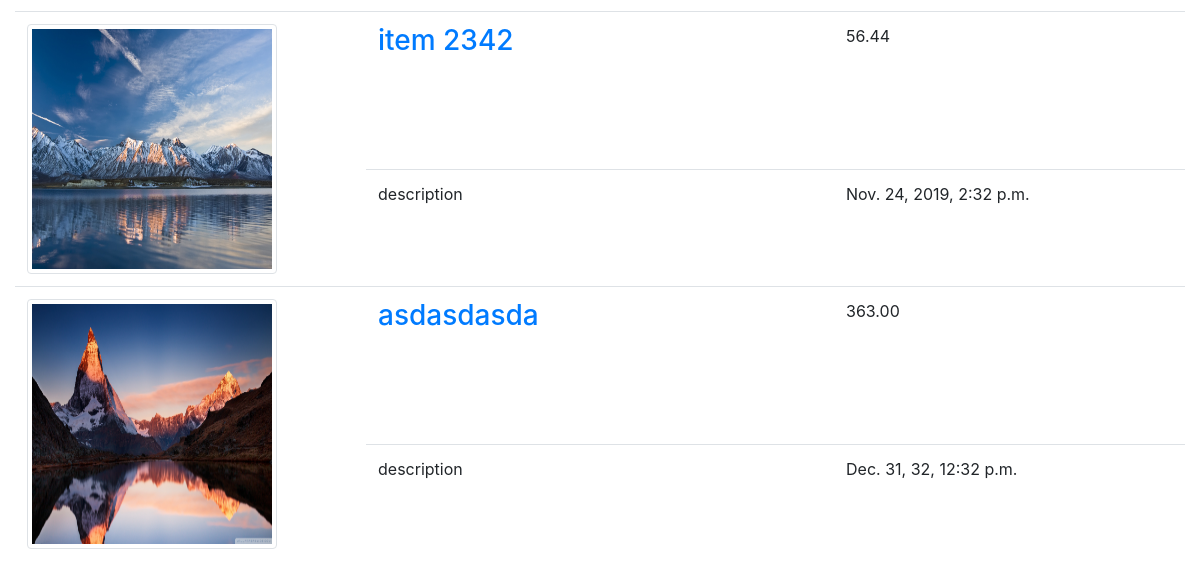
The app's page /auction/expired-listings/ (lower part), older data.
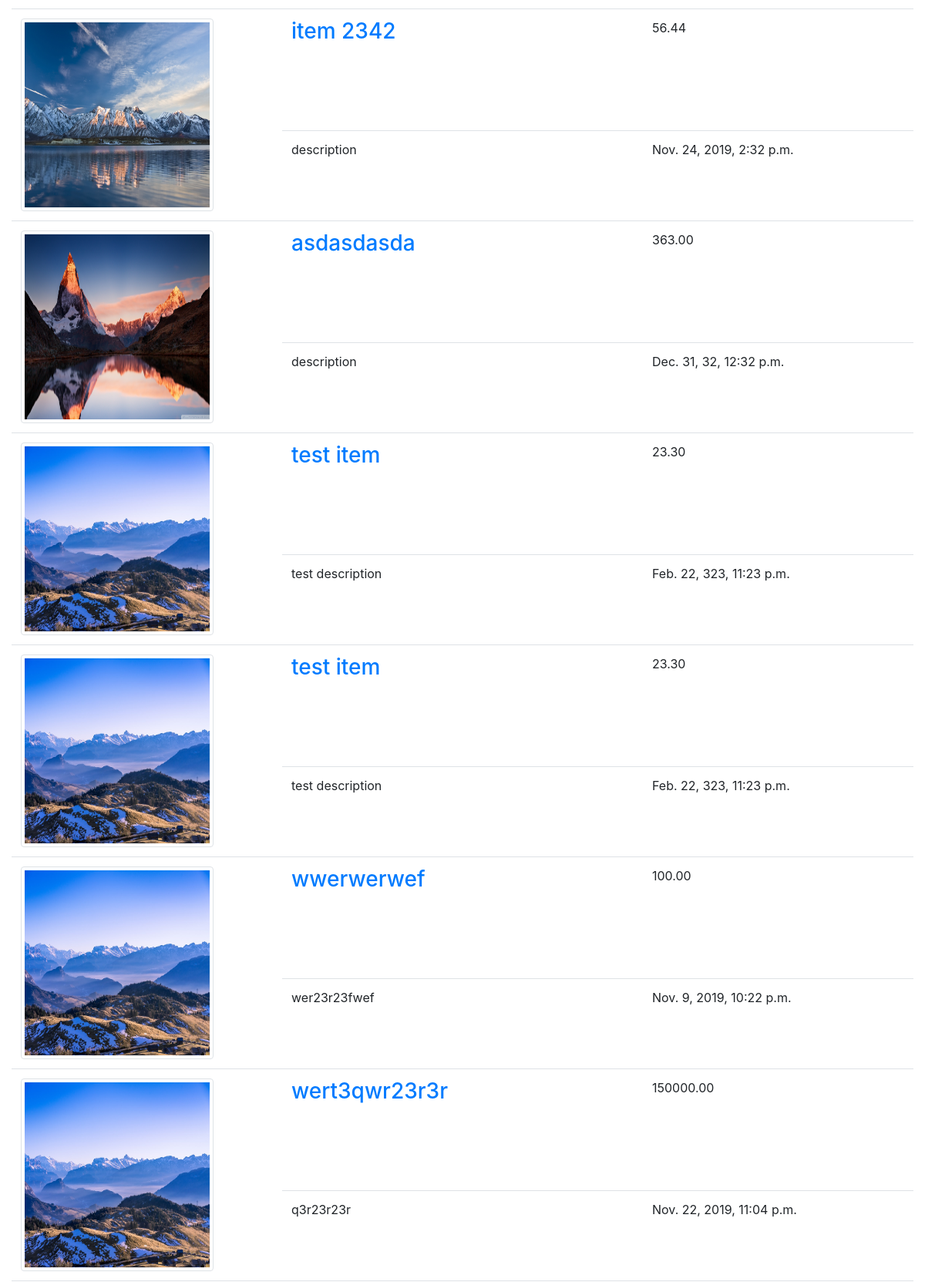
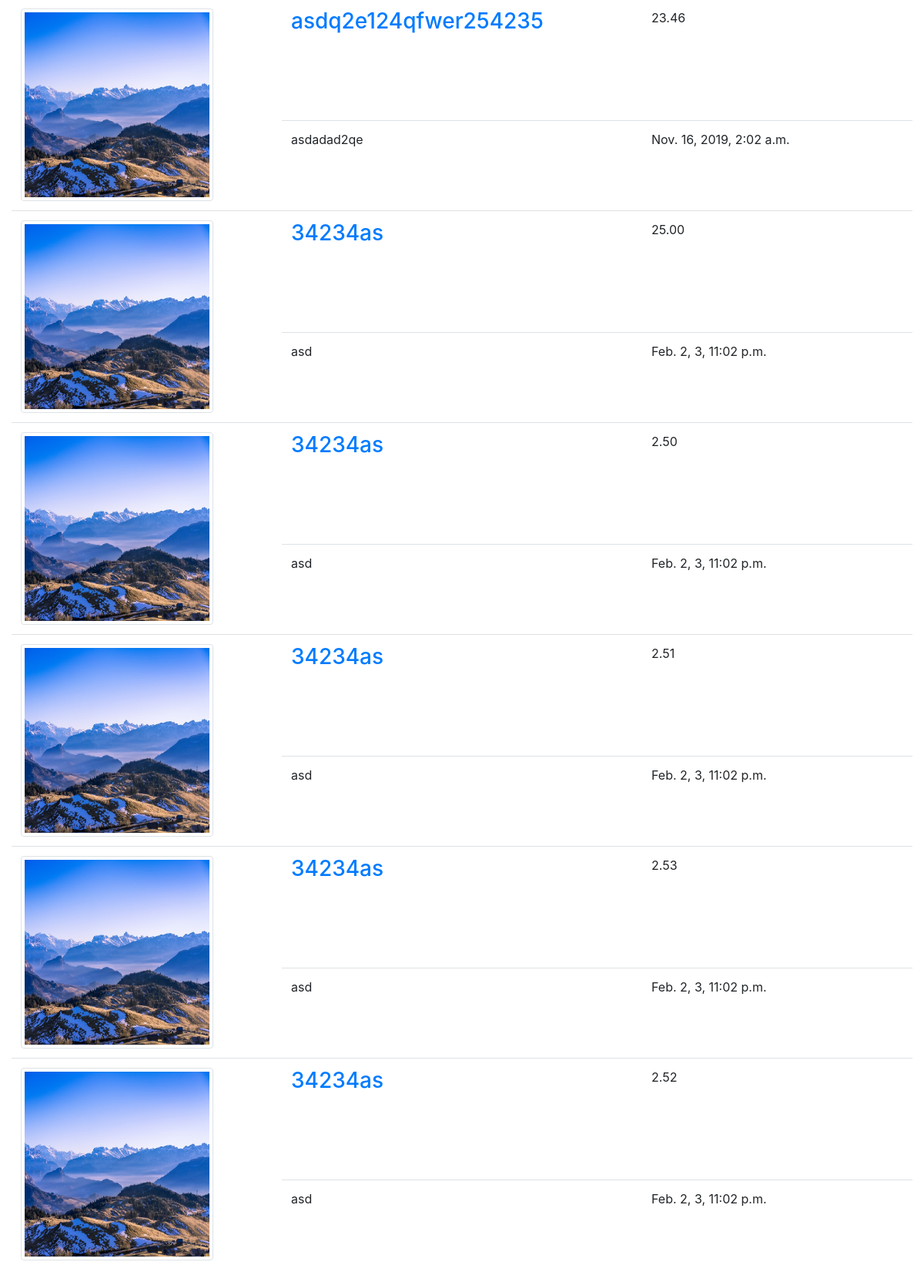
The same page, newer data (2 pictures, top to bottom).
### auction/models.py (models this page shows)
class Item(models.Model):
    title = models.CharField(max_length=100)
    description = models.CharField(max_length=100)
    image = models.ImageField(upload_to='gallery', blank=True, null=True)
    endDateTime = models.DateTimeField(default=now, editable=True)
    userProfile = models.ForeignKey(UserProfile, on_delete=models.CASCADE)
    price = models.DecimalField(max_digits=8, decimal_places=2, default=0.99)

### auction/views.py (the view)
# urls.py: path('expired-listings/', views.expired, name='expired'),
def expired(request):
    expiredItems = Item.objects.filter(endDateTime__lt=datetime.datetime.now())
    context = {
        'items': expiredItems
    }
    return render(request, 'auction/expired.html', context)

### auction/templates/auction/expired.html (shortened to what this page needs)
{% extends "auction/index.html" %}
{% load static %}
{% block content %}
<head>
<link rel="stylesheet" type="text/css" href="{% static '/expired.css' %}"/>
</head>
<div class="container-fluid">
  <table class="table table-condensed">
    <tbody>
      {% if items %} {% for item in items %}
      <tr>
        <td width="30%" rowspan="2"><a href="{% url 'listing' item.id %}"><img src="{{ item.image.url }}" class="img-fluid img-thumbnail" id='image'></a></td>
        <td width="40%"><h3><a href="{% url 'listing' item.id %}">{{ item.title }}</a><h3></td>
        <td>{{ item.price }}</td>
      </tr>
      <tr>
        <td>{{ item.description }}</td>
        <td>{{ item.endDateTime }}</td>
      </tr>
      {% endfor %}
    </tbody>
  </table>
  {% else %}
  <p>No items currently listed</p>
  {% endif %}
</div>
{% endblock %}

Row changes from the older to the newer data that the page shows:
added Item: image (picture), title "test item", price "23.30", description "test description", endDateTime "Feb. 22, 323, 11:23 p.m."
added Item: image (picture), title "test item", price "23.30", description "test description", endDateTime "Feb. 22, 323, 11:23 p.m."
added Item: image (picture), title "wwerwerwef", price "100.00", description "wer23r23fwef", endDateTime "Nov. 9, 2019, 10:22 p.m."
added Item: image (picture), title "wert3qwr23r3r", price "150000.00", description "q3r23r23r", endDateTime "Nov. 22, 2019, 11:04 p.m."
added Item: image (picture), title "asdq2e124qfwer254235", price "23.46", description "asdadad2qe", endDateTime "Nov. 16, 2019, 2:02 a.m."
added Item: image (picture), title "34234as", price "25.00", description "asd", endDateTime "Feb. 2, 3, 11:02 p.m."
added Item: image (picture), title "34234as", price "2.50", description "asd", endDateTime "Feb. 2, 3, 11:02 p.m."
added Item: image (picture), title "34234as", price "2.51", description "asd", endDateTime "Feb. 2, 3, 11:02 p.m."
added Item: image (picture), title "34234as", price "2.53", description "asd", endDateTime "Feb. 2, 3, 11:02 p.m."
added Item: image (picture), title "34234as", price "2.52", description "asd", endDateTime "Feb. 2, 3, 11:02 p.m."
